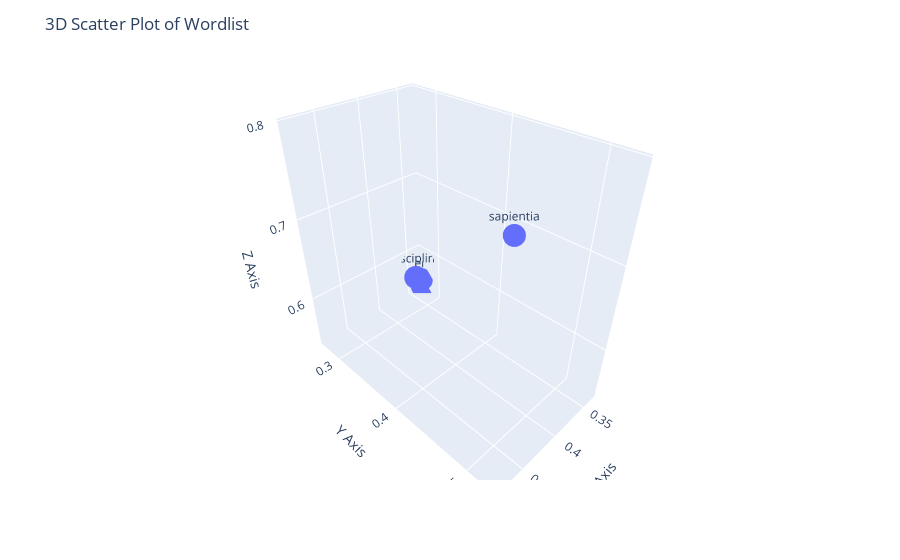

The notebook cell saved with this chart:
### Code cell
fig.update_layout(
    title='3D Scatter Plot of Wordlist',
    scene=dict(
        xaxis_title='X Axis',
        yaxis_title='Y Axis',
        zaxis_title='Z Axis'
    )
)

### Figure 1 — Plotly figure (JSON) as saved in the notebook; plotly's stock layout.template omitted (floating-point values rounded to 4 significant figures)
{"data": [{"hovertemplate": "x=%{x}<br>y=%{y}<br>z=%{z}<br>text=%{text}<extra></extra>", "legendgroup": "", "marker": {"color": "#636efa", "symbol": "circle"}, "mode": "markers+text", "name": "", "scene": "scene", "showlegend": false, "text": ["scientia", "sapientia", "cognitio", "disciplina"], "type": "scatter3d", "x": [0.3396, 0.4826, 0.3337, 0.3543], "y": [0.2766, 0.5271, 0.2713, 0.2833], "z": [0.557, 0.794, 0.5414, 0.5717]}], "layout": {"legend": {"tracegroupgap": 0}, "margin": {"t": 60}, "scene": {"domain": {"x": [0, 1], "y": [0, 1]}, "xaxis": {"title": {"text": "X Axis"}}, "yaxis": {"title": {"text": "Y Axis"}}, "zaxis": {"title": {"text": "Z Axis"}}}, "title": {"text": "3D Scatter Plot of Wordlist"}}}
